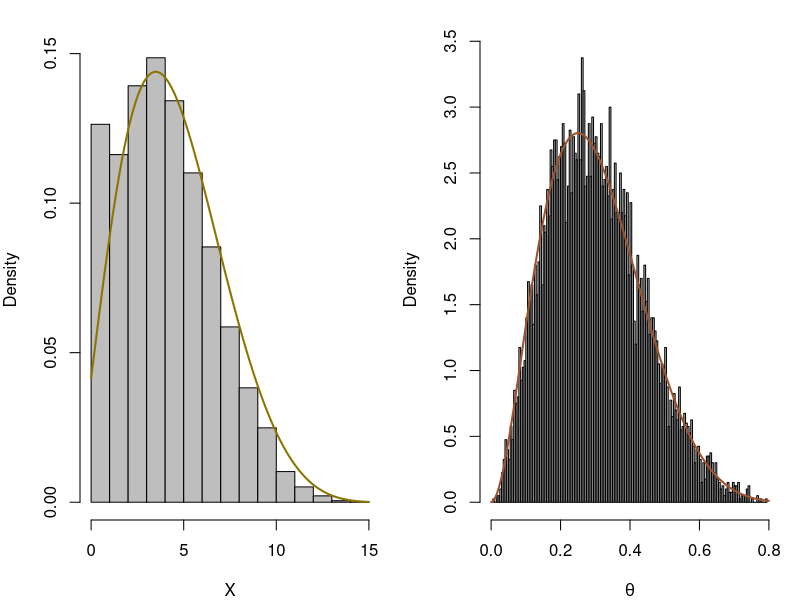

Write R code to recreate this figure. (Note: this script raises an error after producing the figure.)
#Section 7.2, Beta-binomial
betabi=function(x,a,b,n){
   beta(x+a,n-x+b)/(beta(a,b)*beta(x+1,n-x+1)*(n+1))}
nsim=10^4
n=15;a=3;b=7
X=T=rep(0,nsim)
T[1]=rbeta(1,a,b)               #initialize the chain
X[1]=rbinom(1,n,T[1])           #initialize the chain
for (i in 2:nsim){
        X[i]=rbinom(1,n,T[i-1])
        T[i]=rbeta(1,a+X[i],n-X[i]+b)
}
par(mfrow=c(1,2),mar=c(4,4,2,1))
hist(X[2000:nsim],nclass=16,col="grey",freq=FALSE, xlim=c(0,15),main="",xlab="X")
curve(betabi(x,a,b,n),from=0, to=15,col="gold4",lwd=2,add=TRUE)
hist(T[2000:nsim],nclass=134,col="grey",freq=FALSE,xlim=c(0,.8),main="", xlab=expression(theta))
curve(dbeta(x,shape1=a,shape2=b),from=0, to=.8,col="sienna",lwd=2,add=TRUE)

S=readline(prompt="Type  <Return>   to continue : ")
dev.off()

#Section 7.2, Energy example 7.3
data(Energy)
x=Energy$Girls
n=length(x);nsim=10^4
a=b=3;tau2=10;theta0=5
xbar=mean(x);sh1=(n/2)+a
sigma=theta=rep(0,nsim)                  #init arrays
sigma[1]=1/rgamma(1,shape=a,rate=b)      #init chains
B=sigma[1]/(sigma[1]+n*tau2)
theta[1]=rnorm(1,m=B*theta0+(1-B)*xbar,sd=sqrt(tau2*B))
for (i in 2:nsim){
   B=sigma[i-1]/(sigma[i-1]+n*tau2)
   theta[i]=rnorm(1,m=B*theta0+(1-B)*xbar,sd=sqrt(tau2*B))
   ra1=(1/2)*(sum((x-theta[i])^2))+b
   sigma[i]=1/rgamma(1,shape=sh1,rate=ra1)
   }
par(mfrow=c(1,2),mar=c(4,4,2,1))
hist(log(theta[theta>0]),nclass=140,col="grey",freq=FALSE,main="",ylab="",
xlab=expression(theta),xlim=as.vector(quantile(log(theta[theta>0]),prob=c(.005,.995))))
hist(log(sigma),nclass=150,col="sienna",freq=FALSE,xlab=expression(sigma^2),
xlim=as.vector(quantile(log(sigma),prob=c(.005,.995))),main="",ylab="",)

S=readline(prompt="Type  <Return>   to continue : ")
dev.off()

#Section 7.3, random effect example 7.5
randomeff()

S=readline(prompt="Type  <Return>   to continue : ")
dev.off()

#Section 7.4, censored data model of Example 7.6
xdata=-c(3.64, 2.78, 2.91,2.85,2.54,2.62,3.16,2.21,4.05,2.19,2.97,4.32,
3.56,3.39,3.59,4.13,4.21,1.68,3.88,4.33)
m=length(xdata);n=30;a=3.5;nsim=10000
xbar=mean(xdata);that=rep(xbar,nsim)
zbar=rep(a,nsim)
for(i in 2:nsim){       
	temp=runif(n-m,min=pnorm(a,mean=that[i-1],sd=1),max=1)
        zbar[i]=mean(qnorm(temp,mean=that[i-1],sd=1))
        that[i]=rnorm(1,mean=(m/n)*xbar+(1-m/n)*zbar,sd=sqrt(1/n))}
par(mfrow=c(1,2),mar=c(4,4,2,1))
hist(that[500:nsim],col="grey",breaks=25,,xlab=expression(theta),main="",freq=F)
hist(zbar[500:nsim],col="grey",breaks=25,main="",xlab= expression(bar(Z)),freq=F)

S=readline(prompt="Type  <Return>   to continue : ")
dev.off()

#Section 7.4, multinomialmodel of Example 7.7
nsim=10^4
x=c(125,18,20,34);theta=rep(.5,nsim);z=rep(.5,nsim)
for (j in 2:nsim){
  theta[j]=rbeta(1,z[j-1]+x[4]+1,x[2]+x[3]+1)
  z[j]=rbinom(1,x[1],(theta[j]/(2+theta[j])))
  }
par(mfrow=c(1,2),mar=c(4,4,2,1))
hist(theta[2000:nsim],freq=F,col="grey",breaks=25,main=expression(theta),xlab="")
hist(z[2000:nsim],freq=F,col="sienna",breaks=25,main="z",xlab="")

S=readline(prompt="Type  <Return>   to continue : ")
dev.off()

#Section 7.4, multinomial model of Example 7.8
nsim=5000
nA=186;nB=38;nAB=13;nO=284  		#Blood type data
pA=rep(.25,nsim);pB=array(.05,nsim)
for (i in 2:nsim){
  ZA=rbinom(1,nA,pA[i-1]^2/(pA[i-1]^2+2*pA[i-1]*(1-pA[i-1]-pB[i-1])))
  ZB=rbinom(1,nB,pB[i-1]^2/(pB[i-1]^2+2*pB[i-1]*(1-pA[i-1]-pB[i-1])))
  temp=rdirichlet(1,c(nA+nAB+ZA+1,nB+nAB+ZB+1,nA-ZA+nB-ZB+2*nO+1))
  pA[i]=temp[1];pB[i]=temp[2]
  }
par(mfrow=c(1,3),mar=c(4,4,2,1))
hist(pA,xlab=expression(p[A]),freq=F,col="grey",breaks=25,main="")
hist(pB,xlab=expression(p[B]),freq=F,col="sienna",breaks=25,main="")
hist(1-pA-pB,,xlab=expression(p[O]),freq=F,col="gold",breaks=25,main="")

S=readline(prompt="Type  <Return>   to continue : ")
dev.off()

#Section 7.4, mixture posterior of Example 7.9
gibbsmix()

S=readline(prompt="Type  <Return>   to continue : ")
dev.off()

#Section 7.4, slice sampling in Example 7.10
fff=function(y)exp(-sqrt(y))/2;
nsim=10^3;x=rep(pi,nsim);x[1]=-log(runif(1))
for (i in 2:nsim){
  w=runif(1,min=0,max=fff(x[i-1]));x[i]=runif(1,min=0,max=(-log(2*w))^2)
}
X11(h=3.5);par(mfrow=c(1,2),mar=c(4,4,2,1))
hist(x,xlab="Slice Sampler",main="",xlim=c(0,40),ylim=c(0,.25),freq=FALSE,col="grey",breaks=250)
curve(fff,add=T,lwd=3,col="sienna",xlim=c(0,40))
acf(x,xlab="Autocorrelation",ylab="",lwd=3)

S=readline(prompt="Type  <Return>   to continue : ")
dev.off()

#Section 7.4, slice sampling in Example 7.11
data(challenger)
chares=challenge()
plot(chares$a,chares$b,type="l",xlab="a",ylab="b")

S=readline(prompt="Type  <Return>   to continue : ")
dev.off()

#Section 7.5, pump failure model  in Example 7.12
xdata=c(5, 1, 5, 14, 3, 19, 1, 1, 4, 22)
Time=c(94.32, 15.72, 62.88, 125.76, 5.24, 31.44, 1.05, 1.05, 2.10, 10.48)
nx=length(xdata)
nsim=10^4;alpha = 1.8;gamma= 0.01;delta=1
lambda=array(xdata*Time/sum(Time),dim=c(nsim,nx))
beta=rep(gamma*delta,nsim)
for (i in 2:nsim){
   for (j in 1:nx){
      lambda[i,j]=rgamma(1,shape=xdata[j]+alpha,rate=Time[j]+beta[i-1])
      }
   beta[i]=rgamma(1,shape=gamma+nx*alpha,rate=delta+sum(lambda[i,]))
   }
par(mfrow=c(2,3),mar=c(4.5,4.5,1.5,1.5));st=.5*nsim
hist(lambda[,1][st:nsim],breaks=25,col="grey",xlab="",main=expression(lambda[1]))
hist(lambda[,2][st:nsim],breaks=25,col="gold3",xlab="",main=expression(lambda[2]))
hist(beta[st:nsim],breaks=25,col="sienna",xlab="",main=expression(beta))
acf(lambda[,1][st:nsim],lwd=3,xlab="")
acf(lambda[,2][st:nsim],lwd=3,xlab="",col="gold3")
acf(beta[st:nsim],lwd=3,col="sienna",xlab="")

S=readline(prompt="Type  <Return>   to continue : ")
dev.off()

#Section 7.6, Reparameterization, Example 7.13
nsim=10^4
X=Y=rep(0,nsim)
rho=c(.3,.6,.9)
par(mfrow=c(1,3),mar=c(4,4,2,1))
for (t in 1:3){
  Std=sqrt(1-rho[t]^2)
  X[1]=rnorm(1)         #initialize the chain
  Y[1]=rnorm(1)         #initialize the chain
  for(i in 2:nsim){
     X[i]=rnorm(1,mean=rho[t]*Y[i-1],sd=Std)
     Y[i]=rnorm(1,mean=rho[t]*X[i],sd=Std)
     }
  acf(X,lwd=3)
  title(expression(rho==rho[t]),cex=2,col="sienna")
  }

S=readline(prompt="Type  <Return>   to continue : ")
dev.off()

#Section 7.6,1 Reparameterization, Example 7.14
reparareff()

S=readline(prompt="Type  <Return>   to continue : ")
dev.off()

#Section 7.6.2, Rao-Blackwellization, Example 7.16
nsim=10^3
lam=RB=rep(313/360,nsim)
z=rep(0,13)
for (j in 2:nsim){
  top=round(lam[j -1]+6*sqrt(lam[j -1]))
  prob=dpois(c(4:top),lam[j -1])
  cprob=cumsum(prob/sum(prob))
  for(i in 1:13){z[i] = 4+sum(cprob<runif(1))}
  RB[j]=(313+sum(z))/360
  lam[j]=rgamma(1,360*RB[j],scale=1/360);
}
par(mfrow=c(1,3),mar=c(4,4,2,1))
hist(lam,col="grey",breaks=25,xlab="",main="Empirical Average")
plot(cumsum(lam)/c(1:nsim),ylim=c(1,1.05),type="l",lwd=1.5,ylab="")
lines(cumsum(RB)/c(1:nsim),col="sienna",lwd=1.5)
hist(RB,col="sienna",breaks=62,xlab="",main="Rao-Blackwell",xlim=c(1,1.05))

#Section 7.6,1 Reparameterization, Example 7.14
reparareff()

S=readline(prompt="Type  <Return>   to continue : ")
dev.off()

#Section 7.6.3, improper priors
nsim=10^3
X=Y=rep(0,nsim)
X[1]=rexp(1)            #initialize the chain
Y[1]=rexp(1)            #initialize the chain
for (i in 2:nsim){
        X[i]=rexp(1,rate=Y[i-1])
        Y[i]=rexp(1,rate=X[i])
        }
st=0.1*nsim
par(mfrow=c(1,2),mar=c(4,4,2,1))
hist(X,col="grey",breaks=25,xlab="",main="")
plot(cumsum(X)[(st+1):nsim]/c(1:(nsim-st)),type="l",lwd=1.5,ylab="")

S=readline(prompt="Type  <Return>   to continue : ")
dev.off()
